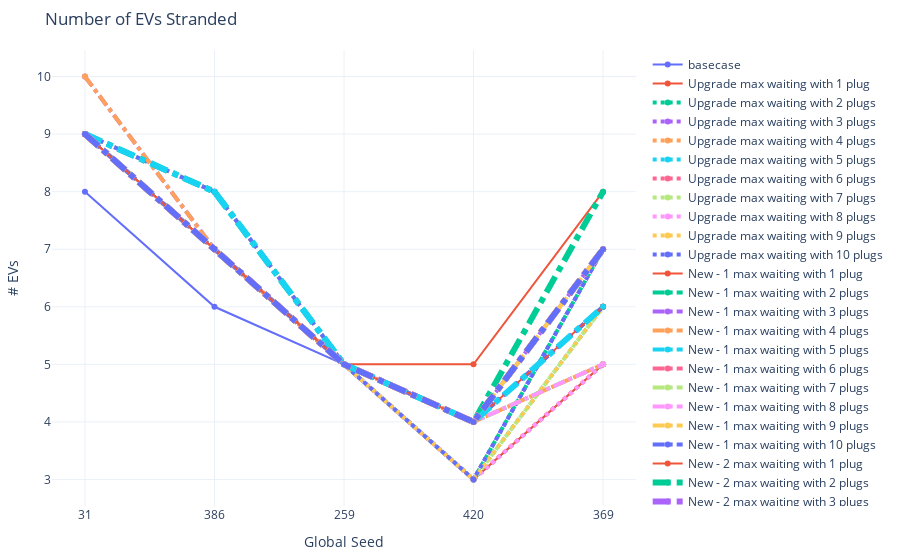

Source (notebook cell):
### Code cell
# EVs stranded
fig = go.Figure()
fig.add_trace(go.Scatter(x=seeds, y=count_stats[(671 <= count_stats['analysis_id']) & (count_stats['analysis_id']<= 675)].sort_values('analysis_id')['str_count'],
                    mode='lines+markers',
                    name='basecase'))
fig.add_trace(go.Scatter(x=seeds, y=count_stats[(676 <= count_stats['analysis_id']) & (count_stats['analysis_id']<= 680)].sort_values('analysis_id')['str_count'],
                    mode='lines+markers',
                    name='Upgrade max waiting with 1 plug'))
fig.add_trace(go.Scatter(x=seeds, y=count_stats[(681 <= count_stats['analysis_id']) & (count_stats['analysis_id']<= 685)].sort_values('analysis_id')['str_count'],
                    mode='lines+markers',
                    name='Upgrade max waiting with 2 plugs', line=dict(width=4, dash='dot')))
fig.add_trace(go.Scatter(x=seeds, y=count_stats[(686 <= count_stats['analysis_id']) & (count_stats['analysis_id']<= 690)].sort_values('analysis_id')['str_count'],
                    mode='lines+markers',
                    name='Upgrade max waiting with 3 plugs', line=dict(width=4, dash='dot')))
fig.add_trace(go.Scatter(x=seeds, y=count_stats[(691 <= count_stats['analysis_id']) & (count_stats['analysis_id']<= 695)].sort_values('analysis_id')['str_count'],
                    mode='lines+markers',
                    name='Upgrade max waiting with 4 plugs', line=dict(width=4, dash='dot')))
fig.add_trace(go.Scatter(x=seeds, y=count_stats[(696 <= count_stats['analysis_id']) & (count_stats['analysis_id']<= 700)].sort_values('analysis_id')['str_count'],
                    mode='lines+markers',
                    name='Upgrade max waiting with 5 plugs', line=dict(width=4, dash='dot')))
fig.add_trace(go.Scatter(x=seeds, y=count_stats[(701 <= count_stats['analysis_id']) & (count_stats['analysis_id']<= 705)].sort_values('analysis_id')['str_count'],
                    mode='lines+markers',
                    name='Upgrade max waiting with 6 plugs', line=dict(width=4, dash='dot')))
fig.add_trace(go.Scatter(x=seeds, y=count_stats[(706 <= count_stats['analysis_id']) & (count_stats['analysis_id']<= 710)].sort_values('analysis_id')['str_count'],
                    mode='lines+markers',
                    name='Upgrade max waiting with 7 plugs', line=dict(width=4, dash='dot')))
fig.add_trace(go.Scatter(x=seeds, y=count_stats[(711 <= count_stats['analysis_id']) & (count_stats['analysis_id']<= 715)].sort_values('analysis_id')['str_count'],
                    mode='lines+markers',
                    name='Upgrade max waiting with 8 plugs', line=dict(width=4, dash='dot')))
fig.add_trace(go.Scatter(x=seeds, y=count_stats[(716 <= count_stats['analysis_id']) & (count_stats['analysis_id']<= 720)].sort_values('analysis_id')['str_count'],
                    mode='lines+markers',
                    name='Upgrade max waiting with 9 plugs', line=dict(width=4, dash='dot')))
fig.add_trace(go.Scatter(x=seeds, y=count_stats[(721 <= count_stats['analysis_id']) & (count_stats['analysis_id']<= 725)].sort_values('analysis_id')['str_count'],
                    mode='lines+markers',
                    name='Upgrade max waiting with 10 plugs', line=dict(width=4, dash='dot')))

## New - 1
fig.add_trace(go.Scatter(x=seeds, y=count_stats[(726 <= count_stats['analysis_id']) & (count_stats['analysis_id']<= 730)].sort_values('analysis_id')['str_count'],
                    mode='lines+markers',
                    name='New - 1 max waiting with 1 plug'))
fig.add_trace(go.Scatter(x=seeds, y=count_stats[(731 <= count_stats['analysis_id']) & (count_stats['analysis_id']<= 735)].sort_values('analysis_id')['str_count'],
                    mode='lines+markers',
                    name='New - 1 max waiting with 2 plugs', line=dict(width=4, dash='dashdot')))
fig.add_trace(go.Scatter(x=seeds, y=count_stats[(736 <= count_stats['analysis_id']) & (count_stats['analysis_id']<= 740)].sort_values('analysis_id')['str_count'],
                    mode='lines+markers',
                    name='New - 1 max waiting with 3 plugs', line=dict(width=4, dash='dashdot')))
fig.add_trace(go.Scatter(x=seeds, y=count_stats[(741 <= count_stats['analysis_id']) & (count_stats['analysis_id']<= 745)].sort_values('analysis_id')['str_count'],
                    mode='lines+markers',
                    name='New - 1 max waiting with 4 plugs', line=dict(width=4, dash='dashdot')))
fig.add_trace(go.Scatter(x=seeds, y=count_stats[(746 <= count_stats['analysis_id']) & (count_stats['analysis_id']<= 750)].sort_values('analysis_id')['str_count'],
                    mode='lines+markers',
                    name='New - 1 max waiting with 5 plugs', line=dict(width=4, dash='dashdot')))
fig.add_trace(go.Scatter(x=seeds, y=count_stats[(751 <= count_stats['analysis_id']) & (count_stats['analysis_id']<= 755)].sort_values('analysis_id')['str_count'],
                    mode='lines+markers',
                    name='New - 1 max waiting with 6 plugs', line=dict(width=4, dash='dashdot')))
fig.add_trace(go.Scatter(x=seeds, y=count_stats[(756 <= count_stats['analysis_id']) & (count_stats['analysis_id']<= 760)].sort_values('analysis_id')['str_count'],
                    mode='lines+markers',
                    name='New - 1 max waiting with 7 plugs', line=dict(width=4, dash='dashdot')))
fig.add_trace(go.Scatter(x=seeds, y=count_stats[(761 <= count_stats['analysis_id']) & (count_stats['analysis_id']<= 765)].sort_values('analysis_id')['str_count'],
                    mode='lines+markers',
                    name='New - 1 max waiting with 8 plugs', line=dict(width=4, dash='dashdot')))
fig.add_trace(go.Scatter(x=seeds, y=count_stats[(766 <= count_stats['analysis_id']) & (count_stats['analysis_id']<= 770)].sort_values('analysis_id')['str_count'],
                    mode='lines+markers',
                    name='New - 1 max waiting with 9 plugs', line=dict(width=4, dash='dashdot')))
fig.add_trace(go.Scatter(x=seeds, y=count_stats[(771 <= count_stats['analysis_id']) & (count_stats['analysis_id']<= 775)].sort_values('analysis_id')['str_count'],
                    mode='lines+markers',
                    name='New - 1 max waiting with 10 plugs', line=dict(width=4, dash='dashdot')))

## New - 2
fig.add_trace(go.Scatter(x=seeds, y=count_stats[(776 <= count_stats['analysis_id']) & (count_stats['analysis_id']<= 780)].sort_values('analysis_id')['str_count'],
                    mode='lines+markers',
                    name='New - 2 max waiting with 1 plug'))
fig.add_trace(go.Scatter(x=seeds, y=count_stats[(781 <= count_stats['analysis_id']) & (count_stats['analysis_id']<= 785)].sort_values('analysis_id')['str_count'],
                    mode='lines+markers',
                    name='New - 2 max waiting with 2 plugs', line=dict(width=6, dash='dashdot')))
fig.add_trace(go.Scatter(x=seeds, y=count_stats[(786 <= count_stats['analysis_id']) & (count_stats['analysis_id']<= 790)].sort_values('analysis_id')['str_count'],
                    mode='lines+markers',
                    name='New - 2 max waiting with 3 plugs', line=dict(width=6, dash='dashdot')))
fig.add_trace(go.Scatter(x=seeds, y=count_stats[(791 <= count_stats['analysis_id']) & (count_stats['analysis_id']<= 795)].sort_values('analysis_id')['str_count'],
                    mode='lines+markers',
                    name='New - 2 max waiting with 4 plugs', line=dict(width=6, dash='dashdot')))
fig.add_trace(go.Scatter(x=seeds, y=count_stats[(796 <= count_stats['analysis_id']) & (count_stats['analysis_id']<= 800)].sort_values('analysis_id')['str_count'],
                    mode='lines+markers',
                    name='New - 2 max waiting with 5 plugs', line=dict(width=6, dash='dashdot')))
fig.add_trace(go.Scatter(x=seeds, y=count_stats[(801 <= count_stats['analysis_id']) & (count_stats['analysis_id']<= 805)].sort_values('analysis_id')['str_count'],
                    mode='lines+markers',
                    name='New - 2 max waiting with 6 plugs', line=dict(width=6, dash='dashdot')))
fig.add_trace(go.Scatter(x=seeds, y=count_stats[(806 <= count_stats['analysis_id']) & (count_stats['analysis_id']<= 810)].sort_values('analysis_id')['str_count'],
                    mode='lines+markers',
                    name='New - 2 max waiting with 7 plugs', line=dict(width=6, dash='dashdot')))
fig.add_trace(go.Scatter(x=seeds, y=count_stats[(811 <= count_stats['analysis_id']) & (count_stats['analysis_id']<= 815)].sort_values('analysis_id')['str_count'],
                    mode='lines+markers',
                    name='New - 2 max waiting with 8 plugs', line=dict(width=6, dash='dashdot')))
fig.add_trace(go.Scatter(x=seeds, y=count_stats[(816 <= count_stats['analysis_id']) & (count_stats['analysis_id']<= 820)].sort_values('analysis_id')['str_count'],
                    mode='lines+markers',
                    name='New - 2 max waiting with 9 plugs', line=dict(width=6, dash='dashdot')))
fig.add_trace(go.Scatter(x=seeds, y=count_stats[(821 <= count_stats['analysis_id']) & (count_stats['analysis_id']<= 825)].sort_values('analysis_id')['str_count'],
                    mode='lines+markers',
                    name='New - 2 max waiting with 10 plugs', line=dict(width=6, dash='dashdot')))

fig.update_xaxes(type='category')
fig.update_layout(margin=dict(l=20, r=20, t=50, b=20), uniformtext_minsize=8, uniformtext_mode='hide', template='plotly_white', title_text = 'Number of EVs Stranded',
        showlegend = True, yaxis_title="# EVs", 
                  xaxis_title="Global Seed", )
fig.show()

### Figure 1 — Plotly figure (JSON) as saved in the notebook; plotly's stock layout.template omitted (floating-point values rounded to 4 significant figures)
{"data": [{"mode": "lines+markers", "name": "basecase", "type": "scatter", "x": ["31", "386", "259", "420", "369"], "y": [8, 6, 5, 3, 5]}, {"mode": "lines+markers", "name": "Upgrade max waiting with 1 plug", "type": "scatter", "x": ["31", "386", "259", "420", "369"], "y": [9, 7, 5, 3, 5]}, {"line": {"dash": "dot", "width": 4}, "mode": "lines+markers", "name": "Upgrade max waiting with 2 plugs", "type": "scatter", "x": ["31", "386", "259", "420", "369"], "y": [9, 7, 5, 3, 7]}, {"line": {"dash": "dot", "width": 4}, "mode": "lines+markers", "name": "Upgrade max waiting with 3 plugs", "type": "scatter", "x": ["31", "386", "259", "420", "369"], "y": [9, 8, 5, 3, 7]}, {"line": {"dash": "dot", "width": 4}, "mode": "lines+markers", "name": "Upgrade max waiting with 4 plugs", "type": "scatter", "x": ["31", "386", "259", "420", "369"], "y": [9, 7, 5, 3, 5]}, {"line": {"dash": "dot", "width": 4}, "mode": "lines+markers", "name": "Upgrade max waiting with 5 plugs", "type": "scatter", "x": ["31", "386", "259", "420", "369"], "y": [9, 7, 5, 3, 6]}, {"line": {"dash": "dot", "width": 4}, "mode": "lines+markers", "name": "Upgrade max waiting with 6 plugs", "type": "scatter", "x": ["31", "386", "259", "420", "369"], "y": [9, 7, 5, 3, 5]}, {"line": {"dash": "dot", "width": 4}, "mode": "lines+markers", "name": "Upgrade max waiting with 7 plugs", "type": "scatter", "x": ["31", "386", "259", "420", "369"], "y": [9, 8, 5, 3, 6]}, {"line": {"dash": "dot", "width": 4}, "mode": "lines+markers", "name": "Upgrade max waiting with 8 plugs", "type": "scatter", "x": ["31", "386", "259", "420", "369"], "y": [9, 7, 5, 3, 5]}, {"line": {"dash": "dot", "width": 4}, "mode": "lines+markers", "name": "Upgrade max waiting with 9 plugs", "type": "scatter", "x": ["31", "386", "259", "420", "369"], "y": [9, 7, 5, 3, 6]}, {"line": {"dash": "dot", "width": 4}, "mode": "lines+markers", "name": "Upgrade max waiting with 10 plugs", "type": "scatter", "x": ["31", "386", "259", "420", "369"], "y": [9, 8, 5, 3, 7]}, {"mode": "lines+markers", "name": "New - 1 max waiting with 1 plug", "type": "scatter", "x": ["31", "386", "259", "420", "369"], "y": [9, 7, 5, 5, 8]}, {"line": {"dash": "dashdot", "width": 4}, "mode": "lines+markers", "name": "New - 1 max waiting with 2 plugs", "type": "scatter", "x": ["31", "386", "259", "420", "369"], "y": [9, 7, 5, 4, 5]}, {"line": {"dash": "dashdot", "width": 4}, "mode": "lines+markers", "name": "New - 1 max waiting with 3 plugs", "type": "scatter", "x": ["31", "386", "259", "420", "369"], "y": [10, 7, 5, 4, 7]}, {"line": {"dash": "dashdot", "width": 4}, "mode": "lines+markers", "name": "New - 1 max waiting with 4 plugs", "type": "scatter", "x": ["31", "386", "259", "420", "369"], "y": [10, 7, 5, 4, 5]}, {"line": {"dash": "dashdot", "width": 4}, "mode": "lines+markers", "name": "New - 1 max waiting with 5 plugs", "type": "scatter", "x": ["31", "386", "259", "420", "369"], "y": [9, 7, 5, 4, 6]}, {"line": {"dash": "dashdot", "width": 4}, "mode": "lines+markers", "name": "New - 1 max waiting with 6 plugs", "type": "scatter", "x": ["31", "386", "259", "420", "369"], "y": [9, 7, 5, 4, 6]}, {"line": {"dash": "dashdot", "width": 4}, "mode": "lines+markers", "name": "New - 1 max waiting with 7 plugs", "type": "scatter", "x": ["31", "386", "259", "420", "369"], "y": [9, 7, 5, 4, 5]}, {"line": {"dash": "dashdot", "width": 4}, "mode": "lines+markers", "name": "New - 1 max waiting with 8 plugs", "type": "scatter", "x": ["31", "386", "259", "420", "369"], "y": [9, 7, 5, 4, 5]}, {"line": {"dash": "dashdot", "width": 4}, "mode": "lines+markers", "name": "New - 1 max waiting with 9 plugs", "type": "scatter", "x": ["31", "386", "259", "420", "369"], "y": [9, 7, 5, 4, 7]}, {"line": {"dash": "dashdot", "width": 4}, "mode": "lines+markers", "name": "New - 1 max waiting with 10 plugs", "type": "scatter", "x": ["31", "386", "259", "420", "369"], "y": [9, 7, 5, 4, 6]}, {"mode": "lines+markers", "name": "New - 2 max waiting with 1 plug", "type": "scatter", "x": ["31", "386", "259", "420", "369"], "y": [9, 7, 5, 4, 6]}, {"line": {"dash": "dashdot", "width": 6}, "mode": "lines+markers", "name": "New - 2 max waiting with 2 plugs", "type": "scatter", "x": ["31", "386", "259", "420", "369"], "y": [9, 8, 5, 4, 8]}, {"line": {"dash": "dashdot", "width": 6}, "mode": "lines+markers", "name": "New - 2 max waiting with 3 plugs", "type": "scatter", "x": ["31", "386", "259", "420", "369"], "y": [9, 7, 5, 4, 7]}, {"line": {"dash": "dashdot", "width": 6}, "mode": "lines+markers", "name": "New - 2 max waiting with 4 plugs", "type": "scatter", "x": ["31", "386", "259", "420", "369"], "y": [9, 7, 5, 4, 7]}, {"line": {"dash": "dashdot", "width": 6}, "mode": "lines+markers", "name": "New - 2 max waiting with 5 plugs", "type": "scatter", "x": ["31", "386", "259", "420", "369"], "y": [9, 8, 5, 4, 6]}, {"line": {"dash": "dashdot", "width": 6}, "mode": "lines+markers", "name": "New - 2 max waiting with 6 plugs", "type": "scatter", "x": ["31", "386", "259", "420", "369"], "y": [9, 7, 5, 4, 7]}, {"line": {"dash": "dashdot", "width": 6}, "mode": "lines+markers", "name": "New - 2 max waiting with 7 plugs", "type": "scatter", "x": ["31", "386", "259", "420", "369"], "y": [9, 7, 5, 4, 7]}, {"line": {"dash": "dashdot", "width": 6}, "mode": "lines+markers", "name": "New - 2 max waiting with 8 plugs", "type": "scatter", "x": ["31", "386", "259", "420", "369"], "y": [9, 7, 5, 4, 7]}, {"line": {"dash": "dashdot", "width": 6}, "mode": "lines+markers", "name": "New - 2 max waiting with 9 plugs", "type": "scatter", "x": ["31", "386", "259", "420", "369"], "y": [9, 7, 5, 4, 7]}, {"line": {"dash": "dashdot", "width": 6}, "mode": "lines+markers", "name": "New - 2 max waiting with 10 plugs", "type": "scatter", "x": ["31", "386", "259", "420", "369"], "y": [9, 7, 5, 4, 7]}], "layout": {"autosize": true, "margin": {"b": 20, "l": 20, "r": 20, "t": 50}, "showlegend": true, "title": {"text": "Number of EVs Stranded"}, "uniformtext": {"minsize": 8, "mode": "hide"}, "xaxis": {"autorange": true, "range": [-0.2434, 4.243], "title": {"text": "Global Seed"}, "type": "category"}, "yaxis": {"autorange": true, "range": [2.515, 10.48], "title": {"text": "# EVs"}, "type": "linear"}}}
